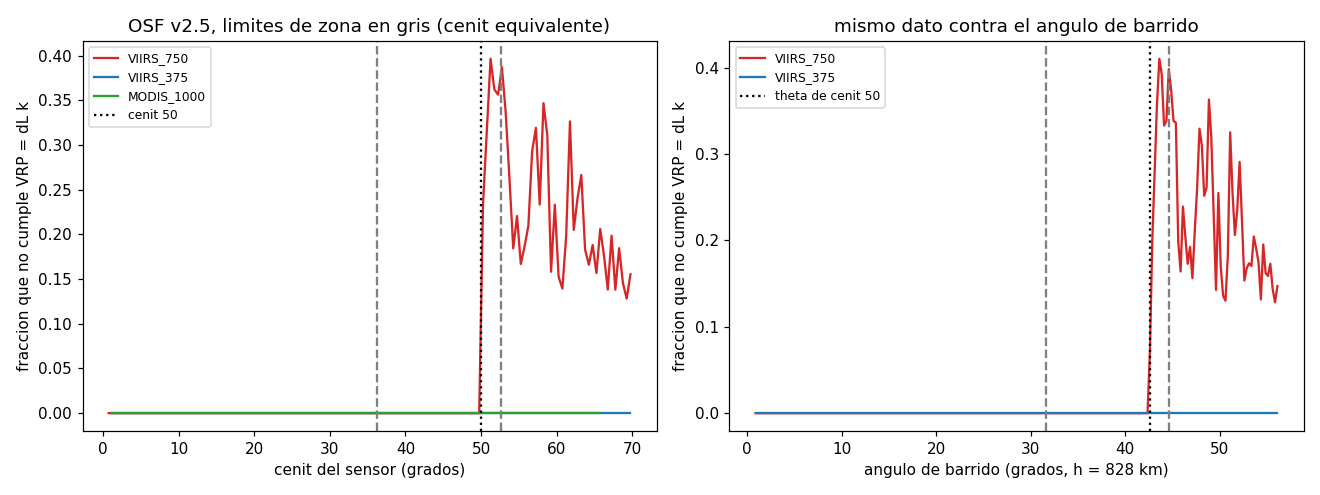

The Python source for this figure:
# -*- coding: utf-8 -*-
"""S159 frente GEO, parte S: el escalon del OSF v2.5 en VIIRS 750 sobre 50 grados de cenit, contra las zonas
de agregacion de la banda M del VIIRS.

HIPOTESIS A REFUTAR (sospecha del coordinador): las filas V750 que no cumplen VRP = dL x 1,97e7 x 0,5625 son las
de la zona de agregacion del borde (1:1), y la razon VRP_OSF / VRP_formula es constante en ellas.

Fuente de los limites (renderizado a imagen en esta sesion, atbd_geo_p49.png): VIIRS Geolocation ATBD 2014
(423-ATBD-002), pagina impresa 27 (pagina 49 del PDF), seccion 3.3.1.1: 3:1 a 2:1 en +/-31,589 grados de
angulo de barrido, 2:1 a 1:1 en +/-44,680 grados; barrido maximo 56,063. Altura nominal 828 +/- 12 km
(pagina impresa 9, pagina 31 del PDF, atbd_geo_p31.png).
Conversion cenit -> angulo de barrido (Tierra esferica): sin(theta) = R / (R + h) * sin(z), R = 6371 km.

Las dos preguntas del instrumento:
1. Si el escalon estuviera en el limite de zona, esta medicion lo veria: el control positivo inyecta un escalon
   sintetico en theta = 44,680 sobre filas que si cumplen y el localizador de cambio lo debe encontrar ahi.
2. Si el instrumento estuviera muerto (columnas mal leidas, k equivocado), MODIS y VIIRS 375 no darian 100 %
   de cumplimiento (control negativo) y la fraccion V750 bajo 50 grados no daria 0.
Denominador: filas del OSF v2.5 por sensor (2000-02 a 2025-12, global). Ventana: todo el archivo.

Uso: python -I s1_escalon_vs_zonas.py <csv OSF> <carpeta salida>
"""
import io
import os
import sys

import numpy as np
import pandas as pd

sys.stdout = io.TextIOWrapper(sys.stdout.buffer, encoding="utf-8")
R = 6371.0
LIM = (31.589, 44.680, 56.063)
K = {"MODIS_1000": 1.89e7, "VIIRS_375": 18.0 * 140625, "VIIRS_750": 1.97e7 * 0.5625}


def theta(z, h):
    return np.degrees(np.arcsin(np.clip(R / (R + h) * np.sin(np.radians(z)), -1, 1)))


def zen(th, h):
    return np.degrees(np.arcsin(np.clip((R + h) / R * np.sin(np.radians(th)), -1, 1)))


def cambio(x, y, lo, hi, paso=0.01):
    """Umbral c que mejor separa y (booleano) en x<c (todo y=0) contra x>=c: maximiza la diferencia de
    fraccion entre una ventana de 0,5 grados a cada lado."""
    best = (None, -1)
    for c in np.arange(lo, hi, paso):
        a = y[(x >= c - 0.5) & (x < c)]
        b = y[(x >= c) & (x < c + 0.5)]
        if len(a) < 20 or len(b) < 20:
            continue
        d = b.mean() - a.mean()
        if d > best[1]:
            best = (round(c, 3), d)
    return best


def main(osf_csv, out):
    o = pd.read_csv(osf_csv)
    o["sensor"] = o.Satellite.map({1: "MODIS", 2: "MODIS", 3: "VIIRS", 4: "VIIRS"}) + "_" + o.Resolution.astype(str)
    o["dL"] = o.Tot_Lmir_hot - o.Tot_Lmir_bk
    o["ratio"] = o.VRP / (o.dL * o.sensor.map(K))
    o["nocumple"] = (o.ratio - 1).abs() > 1e-2
    o["th828"] = theta(o.SatZen, 828.0)
    print("conversion: limites de zona en cenit (h = 816 / 828 / 840 km):")
    for t in LIM:
        print(f"  theta {t:.3f} -> z {zen(t, 816):.2f} / {zen(t, 828):.2f} / {zen(t, 840):.2f}")
    print("  chequeo contra el ATBD p. impresa 27 ('55 grados de barrido ~ 65 de cenit'):", round(zen(55, 828), 2))
    print("  cenit 50,000 -> theta", round(float(theta(50.0, 828)), 3), "(h 816:", round(float(theta(50.0, 816)), 3),
          ", h 840:", round(float(theta(50.0, 840)), 3), ")")

    print("\nfraccion que NO cumple al 1 %, por sensor y tramo de ANGULO DE BARRIDO (h = 828 km):")
    bins = [0, 20, 31.589, 36, 40, 42, 42.5, 42.69, 43, 43.5, 44, 44.68, 46, 48, 50, 52, 54, 56.5]
    o["tb"] = pd.cut(o.th828, bins, right=False)
    t = o.groupby(["tb", "sensor"], observed=True).nocumple.agg(["mean", "size"]).unstack("sensor")
    print(t.round(4).to_string())

    v = o[o.sensor == "VIIRS_750"]
    print("\nlocalizador de cambio, V750, en cenit:", cambio(v.SatZen.values, v.nocumple.values, 40, 60))
    print("localizador de cambio, V750, en theta:", cambio(v.th828.values, v.nocumple.values, 35, 50))
    print("filas V750 en theta [44,0, 44,68) / [44,68, 45,4): no cumplen",
          round(v[(v.th828 >= 44.0) & (v.th828 < 44.68)].nocumple.mean(), 4),
          "/", round(v[(v.th828 >= 44.68) & (v.th828 < 45.4)].nocumple.mean(), 4))
    print("filas V750 con theta en zona 2:1 (31,589 a 44,680) y cenit > 50: n",
          int(((v.th828 < 44.68) & (v.SatZen > 50)).sum()), "no cumplen",
          int(((v.th828 < 44.68) & (v.SatZen > 50) & v.nocumple).sum()))

    # Control positivo: escalon sintetico en theta = 44,680 sobre filas que cumplen
    s = v[~v.nocumple].copy()
    rng = np.random.default_rng(159)
    s["sint"] = (s.th828 >= 44.68) & (rng.random(len(s)) < 0.25)
    print("control positivo (escalon sintetico en theta 44,680, 25 %): cambio en theta =",
          cambio(s.th828.values, s.sint.values, 35, 50), "; en cenit =", cambio(s.SatZen.values, s.sint.values, 40, 60))
    # Control negativo: MODIS y VIIRS 375
    for sen in ("MODIS_1000", "VIIRS_375"):
        w = o[o.sensor == sen]
        print(f"control negativo {sen}: no cumplen {int(w.nocumple.sum())} de {len(w)}; sobre 50 grados de cenit: "
              f"{int(w[w.SatZen > 50].nocumple.sum())} de {int((w.SatZen > 50).sum())}")

    # Razon en las que no cumplen: constante?
    m = v[v.nocumple]
    print("\nrazon VRP_OSF / VRP_formula en las que NO cumplen (n =", len(m), "):")
    print(m.ratio.describe(percentiles=[.05, .25, .5, .75, .95]).round(4).to_string())
    for c, nom in ((0.5, "1/2"), (2 / 3, "2/3"), (1 / 3, "1/3")):
        print(f"  fraccion a menos de 1 % de {nom}: {((m.ratio / c - 1).abs() < 0.01).mean():.4f}")
    print("  mediana de la razon por tramo de theta:")
    print(m.groupby(pd.cut(m.th828, [42, 43, 44, 44.68, 46, 48, 50, 52, 54, 56.5]), observed=True).ratio
          .agg(["median", "size"]).round(4).to_string())
    print("  por Dayflag:", m.groupby("Dayflag").ratio.median().round(4).to_dict(),
          "| fraccion no cumple sobre 50 por Dayflag:",
          v[v.SatZen > 50].groupby("Dayflag").nocumple.mean().round(4).to_dict())
    # lado del barrido (SatAzi): azimut relativo cambia de signo a cada lado del nadir
    print("  fraccion no cumple sobre 50 grados por signo de SatAzi:",
          v[v.SatZen > 50].groupby(np.sign(v.SatAzi)).nocumple.mean().round(4).to_dict())

    try:
        import matplotlib
        matplotlib.use("Agg")
        import matplotlib.pyplot as plt
        fig, ax = plt.subplots(1, 2, figsize=(12, 4.5))
        for sen, col in (("VIIRS_750", "C3"), ("VIIRS_375", "C0"), ("MODIS_1000", "C2")):
            w = o[o.sensor == sen]
            bb = np.arange(0, 70.5, 0.5)
            g = w.groupby(pd.cut(w.SatZen, bb), observed=True).nocumple.mean()
            ax[0].plot([b.left + 0.25 for b in g.index], g.values, color=col, label=sen)
            if sen != "MODIS_1000":
                bt = np.arange(0, 56.5, 0.25)
                g2 = w.groupby(pd.cut(w.th828, bt), observed=True).nocumple.mean()
                ax[1].plot([b.left + 0.125 for b in g2.index], g2.values, color=col, label=sen)
        ax[0].axvline(50, ls=":", color="k", label="cenit 50")
        for tl in LIM[:2]:
            ax[0].axvline(zen(tl, 828), ls="--", color="gray")
            ax[1].axvline(tl, ls="--", color="gray")
        ax[1].axvline(float(theta(50, 828)), ls=":", color="k", label="theta de cenit 50")
        ax[0].set_xlabel("cenit del sensor (grados)")
        ax[1].set_xlabel("angulo de barrido (grados, h = 828 km)")
        for a in ax:
            a.set_ylabel("fraccion que no cumple VRP = dL k")
            a.legend(fontsize=8)
        ax[0].set_title("OSF v2.5, limites de zona en gris (cenit equivalente)")
        ax[1].set_title("mismo dato contra el angulo de barrido")
        fig.tight_layout()
        fig.savefig(os.path.join(out, "s1_escalon_vs_zonas.png"), dpi=110)
        print("\nfigura:", os.path.join(out, "s1_escalon_vs_zonas.png"))
    except ImportError:
        print("sin matplotlib, sin figura")


if __name__ == "__main__":
    main(sys.argv[1], sys.argv[2])
